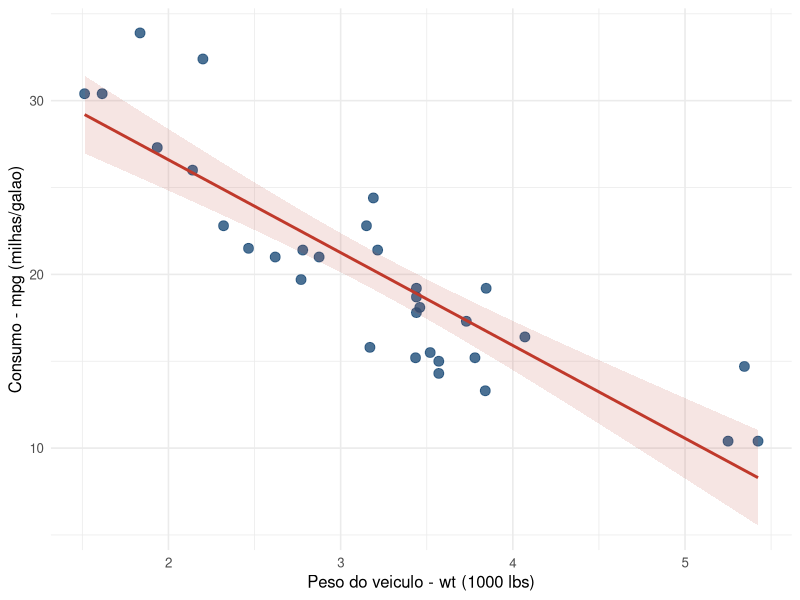
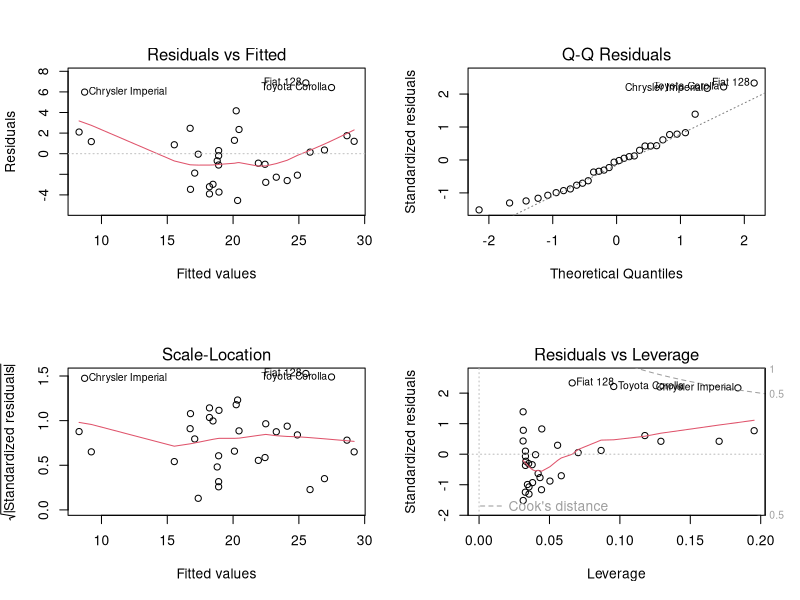
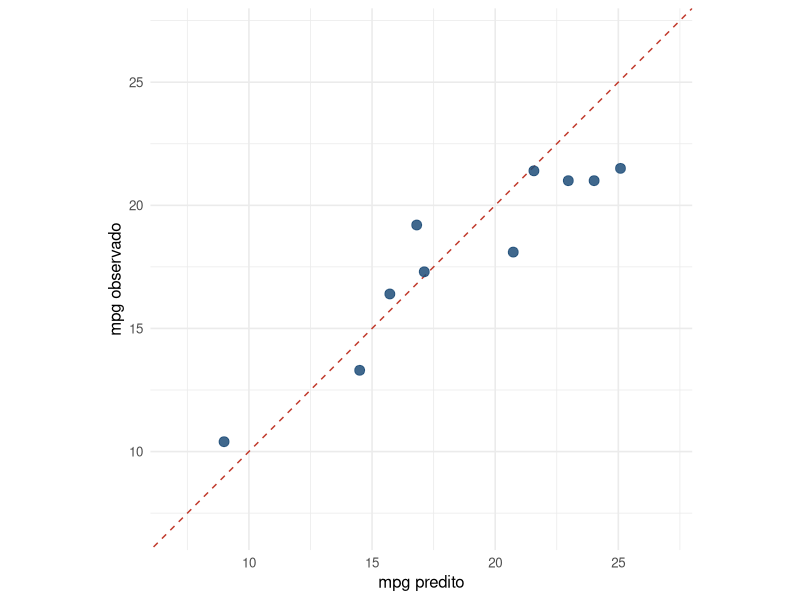

Reproduce these figures in R, in order.
library(ggplot2)

dados <- mtcars


dim(dados)                 # 32 observacoes x 11 variaveis
str(dados)                 # estrutura / tipos
summary(dados)             # estatisticas descritivas
colSums(is.na(dados))      # nenhum valor ausente

# Desvio-padrao das variaveis de interesse
sapply(dados[, c("mpg", "wt", "hp", "disp", "cyl")], sd)

# Matriz de correlacao
cor(dados[, c("mpg", "wt", "hp", "disp", "cyl")])


g1 <- ggplot(dados, aes(x = wt, y = mpg)) +
  geom_point(size = 3, colour = "#1f4e79", alpha = 0.8) +
  geom_smooth(method = "lm", formula = y ~ x,
              colour = "#c0392b", fill = "#c0392b", alpha = 0.13) +
  labs(
    x = "Peso do veiculo - wt (1000 lbs)",
    y = "Consumo - mpg (milhas/galao)"
  ) +
  theme_minimal(base_size = 12)

print(g1)
# ggsave("fig1_dispersao.png", g1, width = 6.1, height = 3.7, dpi = 200)

# Correlacao de Pearson entre mpg e wt
cor(dados$mpg, dados$wt)

modelo1 <- lm(mpg ~ wt, data = dados)
summary(modelo1)

coef(modelo1)
confint(modelo1)                    
summary(modelo1)$adj.r.squared      

# Diagnostico dos residuos
par(mfrow = c(2, 2)); plot(modelo1); par(mfrow = c(1, 1))


#mpg ~ wt + hp
modelo2 <- lm(mpg ~ wt + hp, data = dados)
summary(modelo2)

summary(modelo2)$adj.r.squared

# O ganho do modelo multiplo sobre o simples e estatisticamente significativo?
anova(modelo1, modelo2)

modelo3 <- lm(mpg ~ wt + hp + disp + cyl, data = dados)
summary(modelo3)

AIC(modelo1, modelo2, modelo3)

set.seed(123)

id <- sample(
  1:nrow(dados),
  size = 0.7 * nrow(dados)     # 22 observacoes (70%)
)

treino <- dados[id, ]          # 22 carros
teste  <- dados[-id, ]         # 10 carros

dim(treino); dim(teste)

# --- Treino ---
modelo_treino <- lm(mpg ~ wt + hp, data = treino)
summary(modelo_treino)

# --- Prever ---
pred <- predict(modelo_treino, newdata = teste)

# --- Avaliar ---
rmse <- sqrt(mean((teste$mpg - pred)^2))
mae  <- mean(abs(teste$mpg - pred))

rmse
mae

rmse / mean(teste$mpg)

# Comparacao: o mesmo split usando apenas wt
modelo_treino_s <- lm(mpg ~ wt, data = treino)
pred_s <- predict(modelo_treino_s, newdata = teste)
sqrt(mean((teste$mpg - pred_s)^2))
mean(abs(teste$mpg - pred_s))

# Tabela observado x predito
comparacao <- data.frame(
  carro     = rownames(teste),
  observado = teste$mpg,
  predito   = round(pred, 3),
  residuo   = round(teste$mpg - pred, 3)
)
print(comparacao, row.names = FALSE)

# Grafico observado x predito
g3 <- ggplot(comparacao, aes(x = predito, y = observado)) +
  geom_abline(slope = 1, intercept = 0,
              linetype = "dashed", colour = "#c0392b") +
  geom_point(size = 3, colour = "#1f4e79", alpha = 0.85) +
  coord_fixed(xlim = c(7, 27), ylim = c(7, 27)) +
  labs(x = "mpg predito", y = "mpg observado") +
  theme_minimal(base_size = 12)

print(g3)
